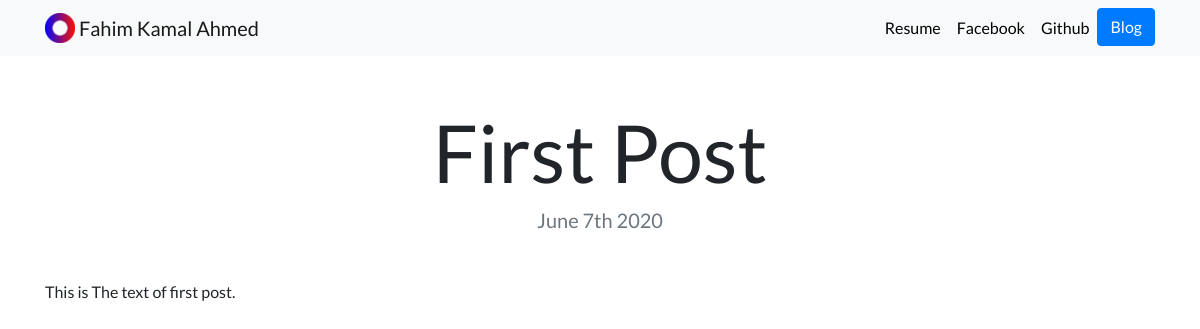
Before: /blog/1/ with the older database file.
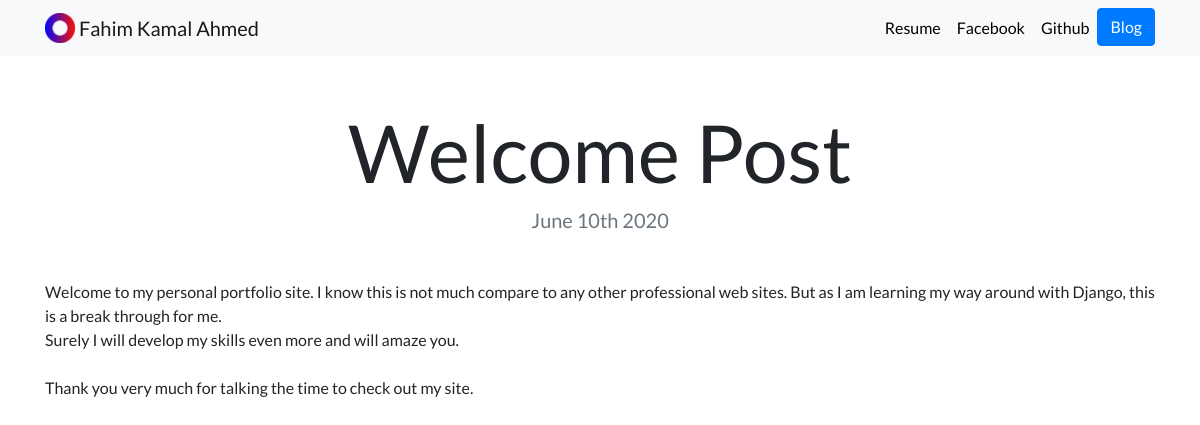
After: the same page with the newer database file.
### blog/models.py (models this page shows, shortened)
class Blog(models.Model):
    title = models.CharField(max_length=100)
    description = models.TextField()
    date = models.DateTimeField(verbose_name='Published Date')

### blog/views.py (the view)
# urls.py: path('<int:blog_id>/', views.detail, name='detail'),
def detail(request, blog_id):
    blog = get_object_or_404(Blog, pk=blog_id)
    return render(request, 'blog/detail.html', {'blog': blog})

### blog/templates/blog/detail.html
{% extends "base.html" %}
{% block content %}
  <div class="container">
    <h1 class="text-center mt-5" id="blogdetailtitle">{{ blog.title }}</h1>
    <h5 class="text-center text-muted mb-5">{{ blog.date|date:'F jS Y' }}</h5>
    {{ blog.description|safe }}
  </div>
{% endblock %}

Changed rows visible on the page:
changed Blog: title "First Post" → "Welcome Post"; date "June 7th 2020" → "June 10th 2020"; description "This is The text of first post." → "Welcome to my personal portfolio site. I know this is not much compare to any other professional web sites. But as I am learning my way around with Django, this is a break through for me. Surely I will develop my skills even more and will amaze you. Thank you very much for talking the time to check out my site."
